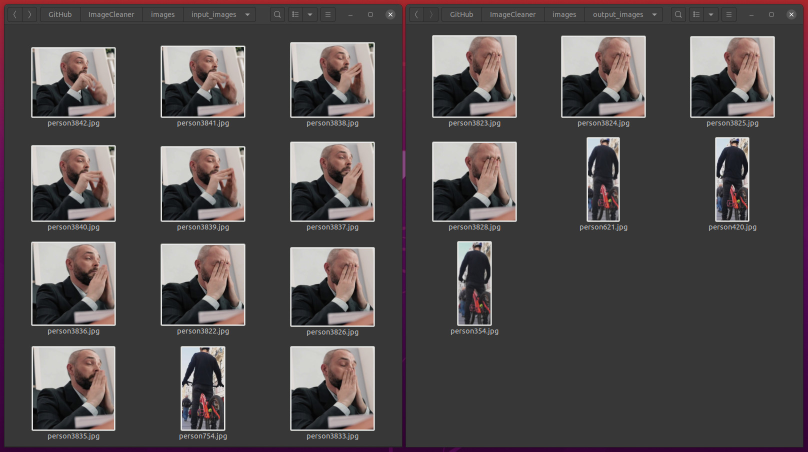
#> input picture assets/2.jpg, 1615 x 903 px (shown at 1/2 size)
$ python image_hash.py --input_folder assets --similar_images assets --threshold 100
#> lines starting #> are read from the running program, lines starting #| are printed output that depends on the picture; after the words box and inside, x2 and y2 are one past the last pixel; in counts of white or black regions, pixels touching at a corner belong together
# Example: python image_hash.py -i images/input_images -o images/similar_images -s 16 -t 33

import cv2
import os
from pathlib import Path
import argparse

ap = argparse.ArgumentParser()

ap.add_argument("-i", "--input_folder", type=str, required=True,
                help="folder to clean similar images")
ap.add_argument("-o", "--similar_images", type=str, required=True,
                help="folder to move similar images")
ap.add_argument("-s", "--hash_size", type=int, default=16,
                help="hash size")
ap.add_argument("-t", "--threshold", type=int, required=True,
                help="threshold for detecting similar images")

args = vars(ap.parse_args())


def calculate_mean(pixels_list):
    mean = 0
    total_pixels = len(pixels_list)
    for i in range(total_pixels):
        mean += pixels_list[i] / total_pixels
    return mean


def grab_pixels(squeezed_frame):
    pixels_list = []
    for x in range(0, squeezed_frame.shape[1], 1):
        for y in range(0, squeezed_frame.shape[0], 1):
            pixel_color = squeezed_frame[x, y]
            pixels_list.append(pixel_color)
    return pixels_list


def make_bits_list(mean, pixels_list):
    bits_list = []
    for i in range(len(pixels_list)):
        if pixels_list[i] >= mean:
            bits_list.append(255)
        else:
            bits_list.append(0)
    return bits_list


def hashify(squeezed_frame, bits_list):
    bit_index = 0
    hashed_frame = squeezed_frame
    for x in range(0, squeezed_frame.shape[1], 1):
        for y in range(0, squeezed_frame.shape[0], 1):
            hashed_frame[x, y] = bits_list[bit_index]
            bit_index += 1
    return hashed_frame


def hash_generator_animation(frame, hash_size, iterations):
    fourcc = cv2.VideoWriter_fourcc(*"MJPG")
    writer = cv2.VideoWriter(f"static/test.avi", fourcc, 25, (frame.shape[1] * 2, frame.shape[0]), True)

    for i in range(iterations):
        if hash_size >= 16:
            frame_squeezed = cv2.resize(frame, (hash_size, hash_size))
            frame_squeezed = cv2.cvtColor(frame_squeezed, cv2.COLOR_BGR2GRAY)
            pixels_list = grab_pixels(frame_squeezed)
            mean_color = calculate_mean(pixels_list)
            bits_list = make_bits_list(mean_color, pixels_list)
            hashed_frame = hashify(frame_squeezed, bits_list)
            hashed_frame = cv2.cvtColor(hashed_frame, cv2.COLOR_GRAY2BGR)
            cv2.putText(hashed_frame, f"hash_size: {hash_size}", (40, 70), cv2.FONT_HERSHEY_SIMPLEX, 2, (0, 0, 255), 4,
                        lineType=cv2.LINE_AA)
            im_v = cv2.hconcat([frame, hashed_frame])
            cv2.imshow("Hash", im_v)
            cv2.waitKey(1)
            writer.write(im_v)
            hash_size -= 1


def generate_hash(frame, hash_size):
    frame_squeezed = cv2.resize(frame, (hash_size, hash_size))
    frame_squeezed = cv2.cvtColor(frame_squeezed, cv2.COLOR_BGR2GRAY)
    pixels_list = grab_pixels(frame_squeezed)
    mean_color = calculate_mean(pixels_list)
    bits_list = make_bits_list(mean_color, pixels_list)
    hashed_frame = hashify(frame_squeezed, bits_list)
    hashed_frame = cv2.cvtColor(hashed_frame, cv2.COLOR_GRAY2BGR)
    return bits_list, hashed_frame


def clean_folder(input_folder, similar_images, hash_size, threshold):
#> called with input_folder = 'assets', similar_images = 'assets', hash_size = 16, threshold = 100
    files = (os.listdir(input_folder))
    list_length = len(files)
    i = 0
    k = 1
    frame = None
    hashed_frame = None
    duplicate_count = 0
    bits_list = []

    while i < len(files):
        sum_diff = 0

        if files[i] is not None:
            frame = cv2.imread(f"{input_folder}/{files[i]}")
#> frame is the input picture: shape (903, 1615, 3); mean B, G, R 76, 75.5, 81.2
            bits_list, hashed_frame = generate_hash(frame, hash_size)
#> after the loop in grab_pixels, `for x in range(0, squeezed_frame.shape[1], 1):`: pixels_list = 256 values, max 212 at index 27, min 10 at index 97, mean 66.99
#> in calculate_mean, `total_pixels = len(pixels_list)`: total_pixels = 256
#> the loop in calculate_mean, `for i in range(total_pixels):` made 256 passes
#> mean on passes 1 to 3: 0.242, 0.484, 0.855
#> after the loop in calculate_mean, `for i in range(total_pixels):`: mean = 66.99
#> after the loop in make_bits_list, `for i in range(len(pixels_list)):`: bits_list = 256 values, max 255 at index 2, min 0 at index 0, mean 42.83
#> after the loop in hashify, `for x in range(0, squeezed_frame.shape[1], 1):`: bit_index = 256

        while k < len(files):
            if (i != k) and (files[k] is not None):
                new_frame = cv2.imread(f"{input_folder}/{files[k]}")
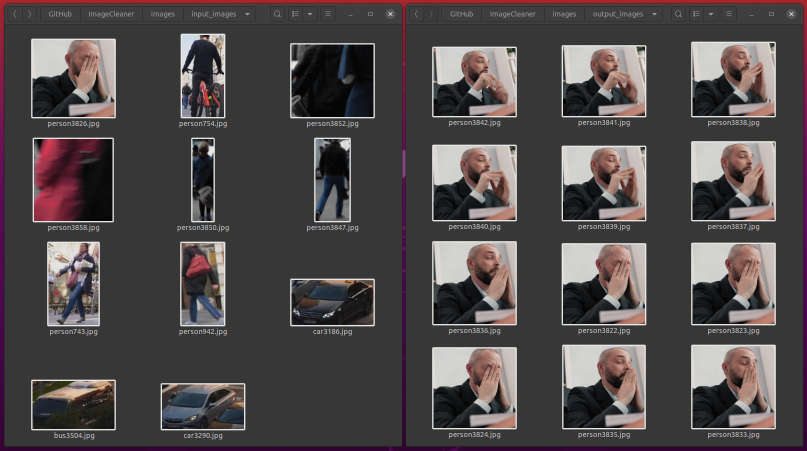
#> input picture assets/33.jpg, 1614 x 901 px (shown at 1/2 size)
#> new_frame is the input picture: shape (901, 1614, 3); mean B, G, R 74.7, 74, 80
                new_bits_list, hashed_second_frame = generate_hash(new_frame, hash_size)
#> the loop in calculate_mean (call 2), `for i in range(total_pixels):` made 256 passes
#> mean on passes 1 to 3: 0.242, 0.484, 0.746
#> new_bits_list = 256 values, max 255 at index 6, min 0 at index 0, mean 38.85

                for j in range(len(bits_list)):
                    if bits_list[j] != new_bits_list[j]:
                        sum_diff += 1
#> after the loop, sum_diff = 56

                print(f"{files[i]} -> {files[k]} sum_diff = {sum_diff}")
#| 2.jpg -> 33.jpg sum_diff = 56

                im_h = cv2.hconcat([cv2.resize(frame, (450, 450)), cv2.resize(new_frame, (450, 450))])
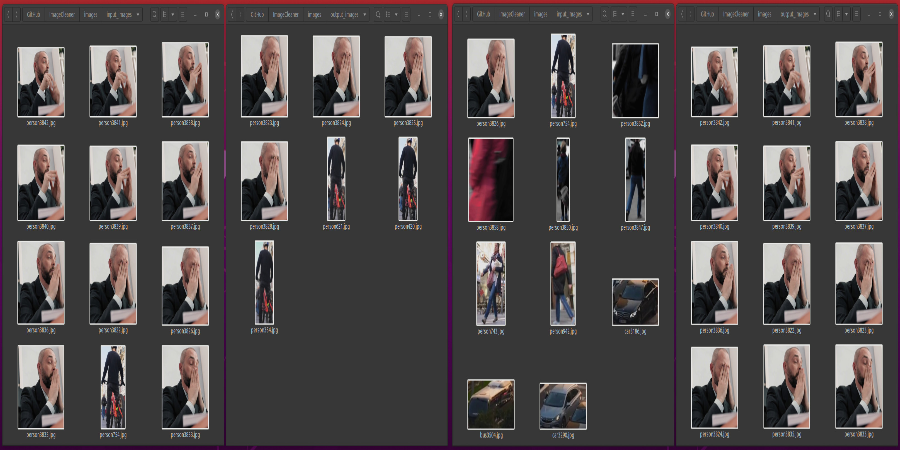
#> im_h: shape (450, 900, 3); mean B, G, R 75.1, 74.6, 80.4
                im_h2 = cv2.hconcat([cv2.resize(hashed_frame, (450, 450)), cv2.resize(hashed_second_frame, (450, 450))])
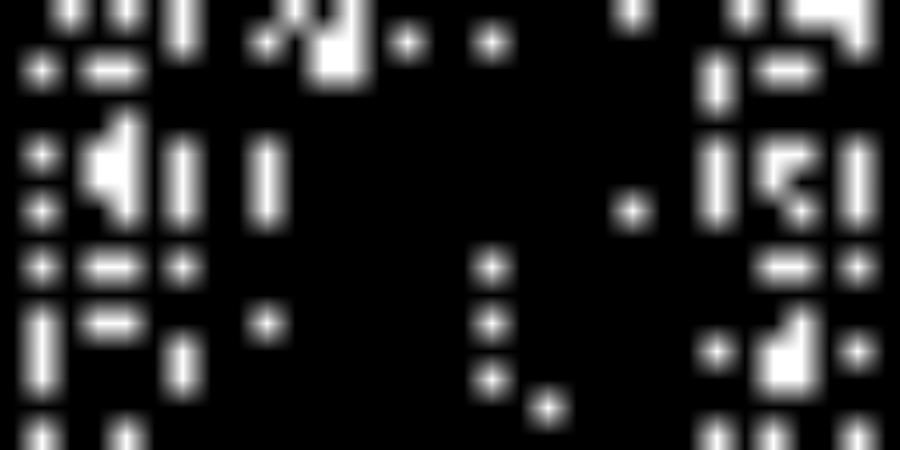
#> im_h2: shape (450, 900, 3); min 0, max 255, mean 40.8
                im_v = cv2.vconcat([im_h, im_h2])
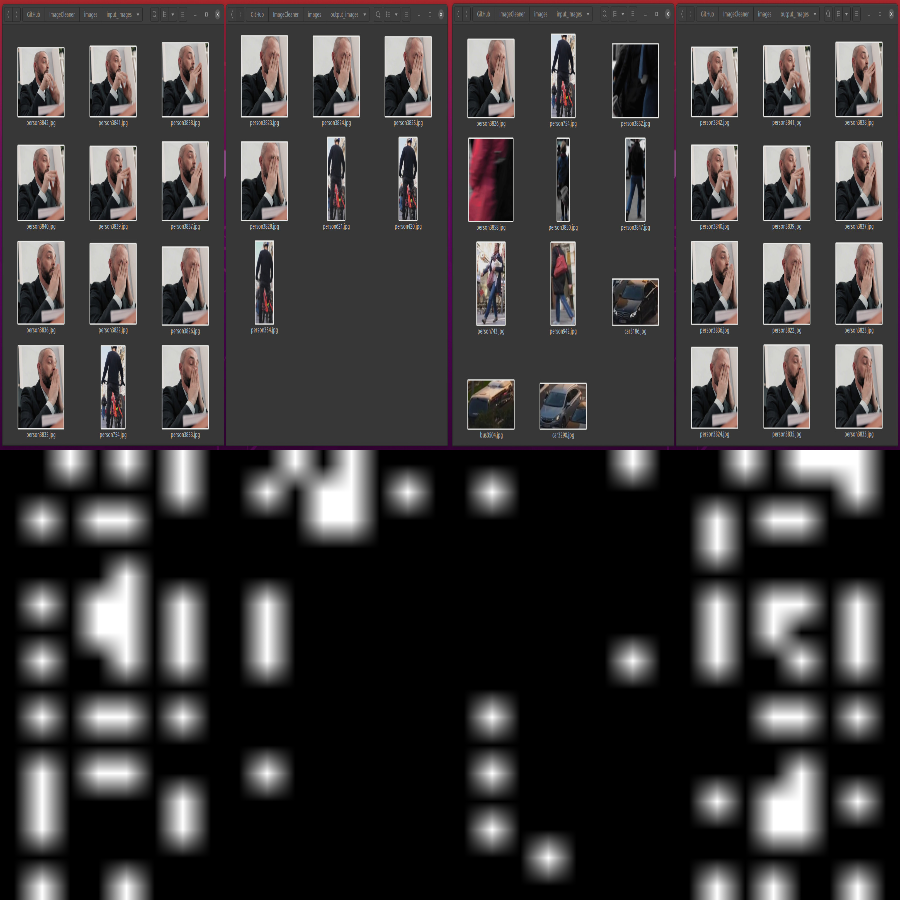
#> im_v: shape (900, 900, 3); mean B, G, R 58, 57.7, 60.6

                if sum_diff <= hash_size * hash_size * threshold / 100:
                    Path(f"{input_folder}/{files[k]}").rename(f"{similar_images}/{files[k]}")
                    print(f"Deleted {k} element ({files[k]}) of {list_length}")
                    del files[k]
                    duplicate_count += 1
                else:
                    k += 1

                cv2.putText(im_v, f"SIMILAR: {duplicate_count}", (5, 35), cv2.FONT_HERSHEY_SIMPLEX, 1, (0, 0, 255), 2,
                            lineType=cv2.LINE_AA)
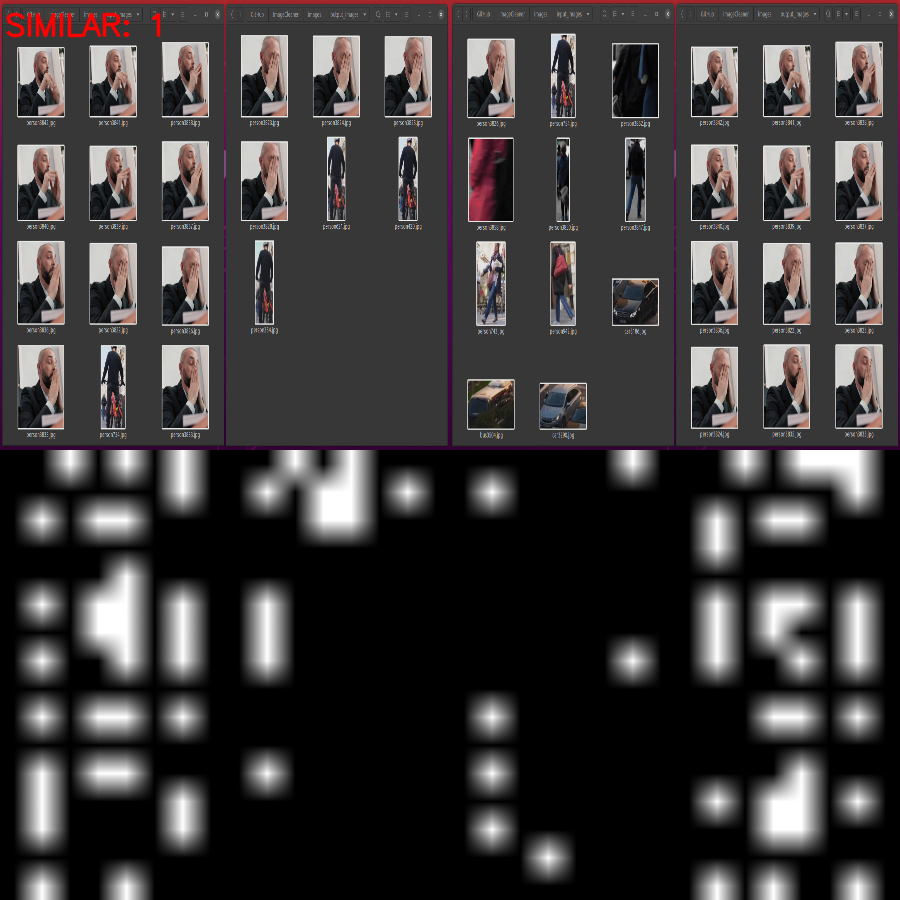
#> im_v: shape (900, 900, 3); 0.23% of pixels changed, all inside (x1, y1, x2, y2) = (6, 12, 161, 38)
                cv2.imshow("Seeking for similar images...", im_v)
                cv2.waitKey(1)
                sum_diff = 0
        i += 1
        k = i + 1


clean_folder(args['input_folder'], args['similar_images'], args['hash_size'], args['threshold'])
